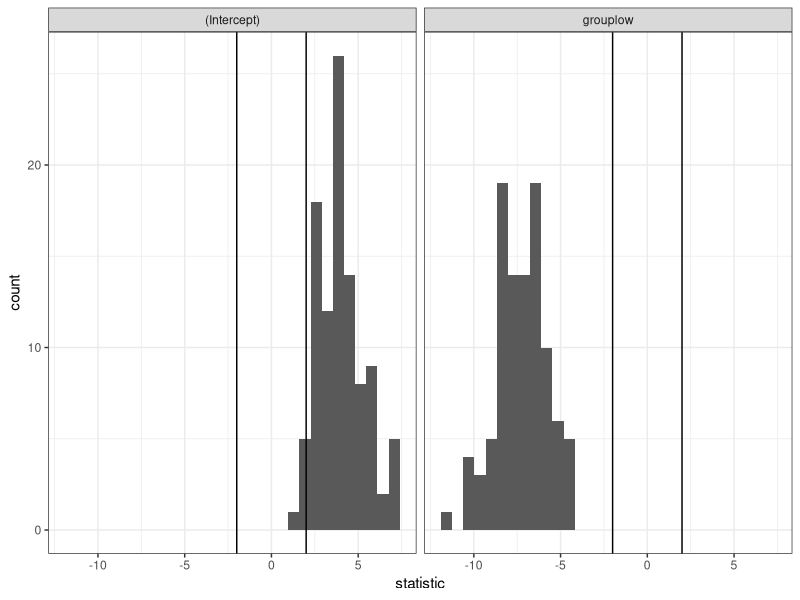
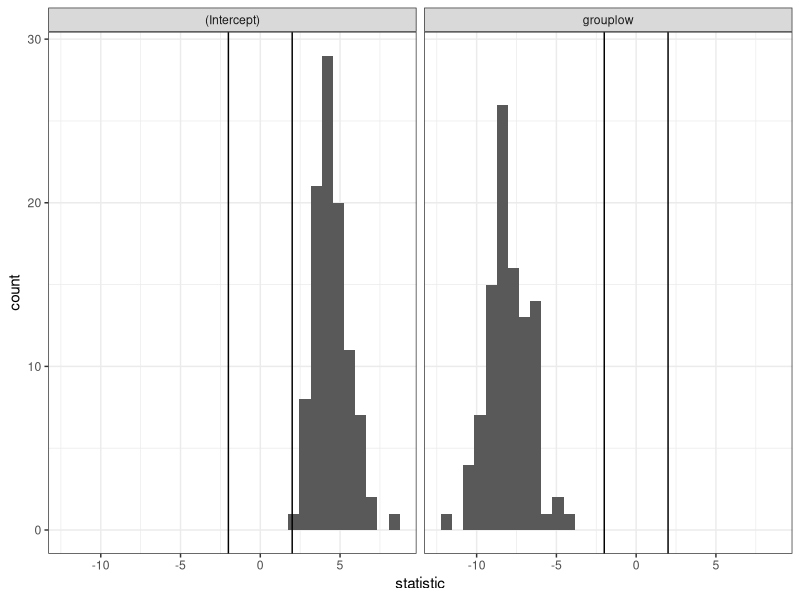
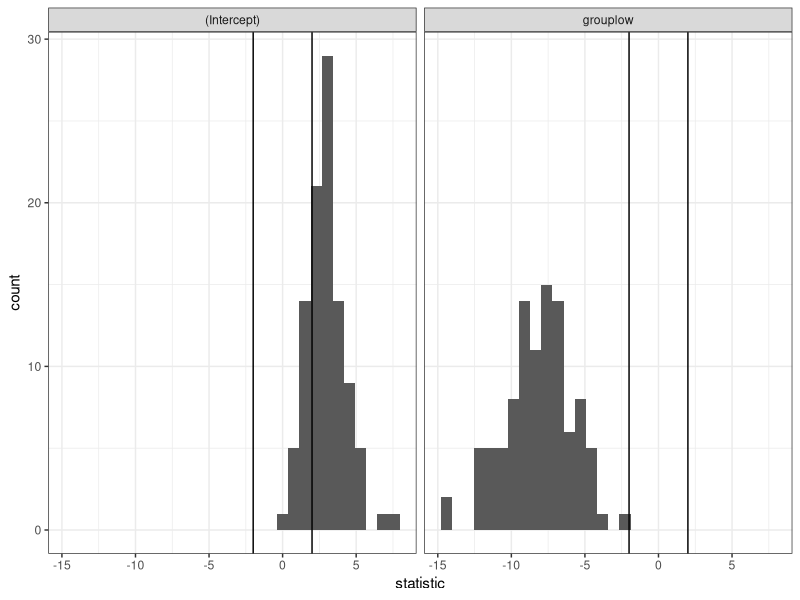

These charts were generated, in order, by the following R code:
# this is the power analysis for the pre-registration.

library(tidyverse)
library(glue)
library(magrittr)
library(ggthemes)

library(lme4)
library(broom.mixed)

# we go back to the experiment that sort of had a similar structure and look at variance across groups.

# d = read_csv('~/Github/RaczBecknerHayPierrehumbert2019/data/convergence_paper_esp_test2_predictions.txt')

# distros = d %>% 
  # filter(resp_post_reg == 1) %>% 
  # count(participant_id,lex_typicality,reg_rate, name = 'P')

# distros %>%   
  # ggplot(aes(P)) +
  # geom_histogram() +
  # theme_few() +
  # facet_wrap( ~ reg_rate + lex_typicality )
# sqrt[ n * P * ( 1 - P ) ].

# whatever we'll just go with the normal distribution
# distros %>% 
#   group_by(reg_rate,lex_typicality) %>% 
#   summarise(
#     median = median(P),
#     n = n(),
#     mad = mad(P),
#     lower3 = median - 3 * mad,
#     upper3 = median + 3 * mad,
#     lower2.5 = median - 2.5 * mad,
#     upper2.5 = median + 2.5 * mad
#   )

# now we simulate something.

my_mean = 25 # mean for no change condition, very clever
my_sd_small = 8 # small variance given data
my_sd_large = 16 # large variance
small_effect = my_sd_small / 2 # I made up some effect sizes
mid_effect = my_sd_small # This is realistic, maybe even a bit understated given data
large_effect = my_sd_large # You wish!
sample_size = 30

beerMat = function(sample_size, effect_size, my_mean, my_sd){
  
  # for progress bar
  pb$tick()$print()
  
  # distribution of participant probabilities
  p_high = rnorm(sample_size, mean = ( my_mean + effect_size ) / 50, sd = my_sd / 50)
  p_low = rnorm(sample_size, mean = ( my_mean - effect_size ) / 50, sd = my_sd / 50)
  
  # generate tibbles of participants for high and low group
  t_high = tibble(
    id = glue('id{1:sample_size}'),
    p = p_high,
    group = 'high'
  )
  t_low = tibble(
    id = glue('id{1:sample_size}'),
    p = p_low,
    group = 'low'
  )
  
  # build answers based on participant p-s
  t_high %<>% 
    rowwise() %>% 
    mutate(
      resp = map(p, ~ rbinom(50, 1, .))
    )
  t_low %<>% 
    rowwise() %>% 
    mutate(
      resp = map(p, ~ rbinom(50, 1, .))
    )
  t = bind_rows(t_high,t_low)
  
  t %<>%
    unnest(resp)
  
  # fit glmm
  fit = glmer(resp ~ 1 + group + ( 1 | id ), family = binomial(link = 'logit'), data = t)
  
  # grab stats
  tidy(fit, conf.int = T) %>% 
    filter(term != 'sd__(Intercept)') %>% 
    select(term,statistic,p.value,conf.low,conf.high)
  
}

# smallish effect, small sample
pb = progress_estimated(100)
sim1 = map_df(1:100, ~ beerMat(20,4,25,4))
ggplot(sim1, aes(statistic)) +
  geom_histogram() +
  theme_bw() +
  geom_vline(xintercept = c(-2,2)) +
  facet_wrap( ~ term)

# smallish effect, larger sample
pb = progress_estimated(100)
sim2 = map_df(1:100, ~ beerMat(25,4,25,4))
ggplot(sim2, aes(statistic)) +
  geom_histogram() +
  theme_bw() +
  geom_vline(xintercept = c(-2,2)) +
  facet_wrap( ~ term)

# smallish effect, larger sample, larger spread
pb = progress_estimated(100)
sim3 = map_df(1:100, ~ beerMat(25,4,25,8))
ggplot(sim3, aes(statistic)) +
  geom_histogram() +
  theme_bw() +
  geom_vline(xintercept = c(-2,2)) +
  facet_wrap( ~ term)
